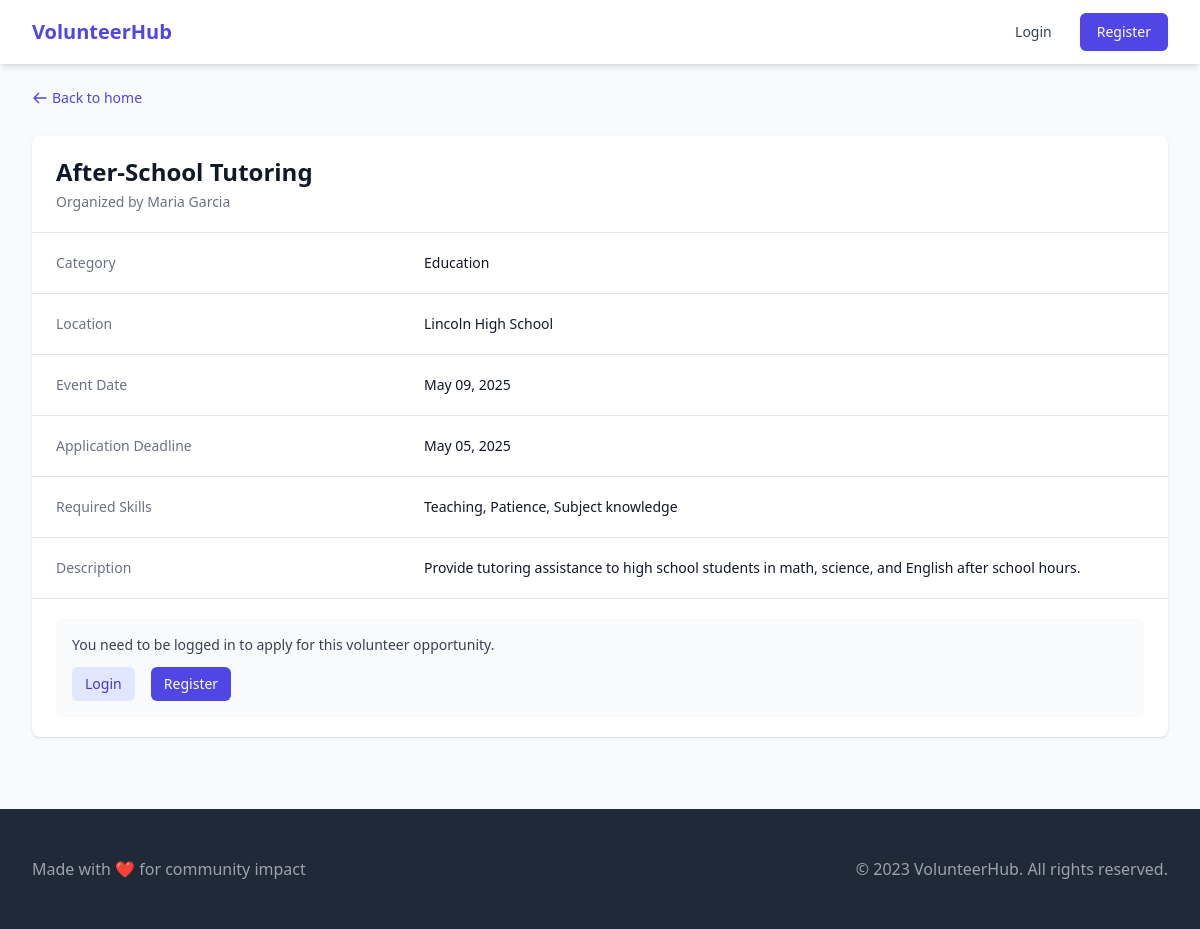
/activity.php?id=4, run on the app's committed database.
### tables this page shows
CREATE TABLE IF NOT EXISTS volunteer_activities (
    id INT AUTO_INCREMENT PRIMARY KEY,
    owner_id INT NOT NULL,
    title VARCHAR(255) NOT NULL,
    category VARCHAR(50) NOT NULL,
    location VARCHAR(255) NOT NULL,
    event_date DATE NOT NULL,
    application_deadline DATE NOT NULL,
    required_skills TEXT,
    description TEXT NOT NULL,
    is_featured TINYINT(1) DEFAULT 0,
    created_at TIMESTAMP DEFAULT CURRENT_TIMESTAMP,
    FOREIGN KEY (owner_id) REFERENCES owners(owner_id) ON DELETE CASCADE
);

CREATE TABLE IF NOT EXISTS owners (
    owner_id INT AUTO_INCREMENT PRIMARY KEY,
    name VARCHAR(100) NOT NULL,
    email VARCHAR(100) NOT NULL UNIQUE,
    password VARCHAR(255) NOT NULL,
    organization_name VARCHAR(255),
    organization_description TEXT,
    website VARCHAR(255),
    created_at TIMESTAMP DEFAULT CURRENT_TIMESTAMP
);

### public/activity.php (the view, shortened to what this page needs)
<?php
include_once '../config/database.php';
$activity_id = isset($_GET['id']) ? intval($_GET['id']) : 0;
$stmt = $conn->prepare("SELECT va.*, o.name as owner_name
                       FROM volunteer_activities va
                       JOIN owners o ON va.owner_id = o.owner_id
                       WHERE va.id = ?");
$stmt->bind_param("i", $activity_id);
$stmt->execute();
$result = $stmt->get_result();
$activity = $result->fetch_assoc();
?>
<!DOCTYPE html>
<html lang="en">
<head>
    <script src="https://cdn.tailwindcss.com"></script>
</head>
<body class="bg-gray-50">
    <nav class="bg-white shadow-md">
        <div class="max-w-7xl mx-auto px-4 sm:px-6 lg:px-8">
            <div class="flex justify-between h-16">
                <div class="flex">
                    <div class="flex-shrink-0 flex items-center">
                        <a href="index.php" class="text-xl font-bold text-indigo-600">VolunteerHub</a>
                    </div>
                </div>
                <div class="flex items-center">
                    <?php if(isset($_SESSION['user_id'])): ?>
                        <a href="../dashboard/user" class="text-gray-700 hover:text-indigo-600 px-3 py-2 rounded-md text-sm font-medium">Dashboard</a>
                        <a href="../auth/logout.php" class="ml-4 px-4 py-2 border border-transparent rounded-md shadow-sm text-sm font-medium text-white bg-indigo-600 hover:bg-indigo-700">Logout</a>
                    <?php else: ?>
                        <a href="../auth/login.php" class="text-gray-700 hover:text-indigo-600 px-3 py-2 rounded-md text-sm font-medium">Login</a>
                        <a href="../auth/register.php" class="ml-4 px-4 py-2 border border-transparent rounded-md shadow-sm text-sm font-medium text-white bg-indigo-600 hover:bg-indigo-700">Register</a>
                    <?php endif; ?>
                </div>
            </div>
        </div>
    </nav>
    <main class="max-w-7xl mx-auto py-6 px-4 sm:px-6 lg:px-8">
        <div class="mb-6">
            <a href="index.php" class="inline-flex items-center text-sm text-indigo-600 hover:text-indigo-500">
                <svg xmlns="http://www.w3.org/2000/svg" class="h-4 w-4 mr-1" fill="none" viewBox="0 0 24 24" stroke="currentColor">
                    <path stroke-linecap="round" stroke-linejoin="round" stroke-width="2" d="M10 19l-7-7m0 0l7-7m-7 7h18" />
                </svg>
                Back to home
            </a>
        </div>
        <div class="bg-white shadow overflow-hidden sm:rounded-lg">
            <div class="px-4 py-5 sm:px-6">
                <h2 class="text-2xl font-bold text-gray-900"><?php echo htmlspecialchars($activity['title']); ?></h2>
                <p class="mt-1 max-w-2xl text-sm text-gray-500">
                    Organized by <?php echo htmlspecialchars($activity['owner_name']); ?>
                </p>
            </div>
            <div class="border-t border-gray-200 px-4 py-5 sm:p-0">
                <dl class="sm:divide-y sm:divide-gray-200">
                    <div class="py-4 sm:py-5 sm:grid sm:grid-cols-3 sm:gap-4 sm:px-6">
                        <dt class="text-sm font-medium text-gray-500">Category</dt>
                        <dd class="mt-1 text-sm text-gray-900 sm:mt-0 sm:col-span-2"><?php echo htmlspecialchars($activity['category']); ?></dd>
                    </div>
                    <div class="py-4 sm:py-5 sm:grid sm:grid-cols-3 sm:gap-4 sm:px-6">
                        <dt class="text-sm font-medium text-gray-500">Location</dt>
                        <dd class="mt-1 text-sm text-gray-900 sm:mt-0 sm:col-span-2"><?php echo htmlspecialchars($activity['location']); ?></dd>
                    </div>
                    <div class="py-4 sm:py-5 sm:grid sm:grid-cols-3 sm:gap-4 sm:px-6">
                        <dt class="text-sm font-medium text-gray-500">Event Date</dt>
                        <dd class="mt-1 text-sm text-gray-900 sm:mt-0 sm:col-span-2">
                            <?php echo date('F d, Y', strtotime($activity['event_date'])); ?>
                        </dd>
                    </div>
                    <div class="py-4 sm:py-5 sm:grid sm:grid-cols-3 sm:gap-4 sm:px-6">
                        <dt class="text-sm font-medium text-gray-500">Application Deadline</dt>
                        <dd class="mt-1 text-sm text-gray-900 sm:mt-0 sm:col-span-2">
                            <?php echo date('F d, Y', strtotime($activity['application_deadline'])); ?>
                        </dd>
                    </div>
                    <div class="py-4 sm:py-5 sm:grid sm:grid-cols-3 sm:gap-4 sm:px-6">
                        <dt class="text-sm font-medium text-gray-500">Required Skills</dt>
                        <dd class="mt-1 text-sm text-gray-900 sm:mt-0 sm:col-span-2">
                            <?php echo !empty($activity['required_skills']) ? htmlspecialchars($activity['required_skills']) : 'No specific skills required'; ?>
                        </dd>
                    </div>
                    <div class="py-4 sm:py-5 sm:grid sm:grid-cols-3 sm:gap-4 sm:px-6">
                        <dt class="text-sm font-medium text-gray-500">Description</dt>
                        <dd class="mt-1 text-sm text-gray-900 sm:mt-0 sm:col-span-2">
                            <p><?php echo nl2br(htmlspecialchars($activity['description'])); ?></p>
                        </dd>
                    </div>
                </dl>
            </div>
            <div class="border-t border-gray-200 px-4 py-5 sm:px-6">
                <?php if(isset($_SESSION['user_id'])): ?>
                    <a href="../dashboard/user/view_activity.php?id=<?php echo $activity_id; ?>" class="inline-flex items-center px-4 py-2 border border-transparent text-sm font-medium rounded-md shadow-sm text-white bg-indigo-600 hover:bg-indigo-700">
                        Apply Now
                    </a>
                <?php else: ?>
                    <div class="bg-gray-50 p-4 rounded-md">
                        <p class="text-sm text-gray-700">You need to be logged in to apply for this volunteer opportunity.</p>
                        <div class="mt-3">
                            <a href="../auth/login.php" class="inline-flex items-center px-3 py-2 border border-transparent text-sm leading-4 font-medium rounded-md text-indigo-700 bg-indigo-100 hover:bg-indigo-200">
                                Login
                            </a>
                            <a href="../auth/register.php" class="ml-3 inline-flex items-center px-3 py-2 border border-transparent text-sm leading-4 font-medium rounded-md text-white bg-indigo-600 hover:bg-indigo-700">
                                Register
                            </a>
                        </div>
                    </div>
                <?php endif; ?>
            </div>
        </div>
    </main>
    <footer class="bg-gray-800 mt-12">
        <div class="max-w-7xl mx-auto py-12 px-4 sm:px-6 lg:px-8">
            <div class="md:flex md:items-center md:justify-between">
                <div class="flex justify-center md:order-2">
                    <p class="text-center text-gray-400">&copy; 2023 VolunteerHub. All rights reserved.</p>
                </div>
                <div class="mt-8 md:mt-0 md:order-1">
                    <p class="text-center text-base text-gray-400">Made with ❤️ for community impact</p>
                </div>
            </div>
        </div>
    </footer>
</body>
</html>

### data on the page
volunteer_activities: title "After-School Tutoring", owner.name "Maria Garcia", category "Education", location "Lincoln High School", event_date "May 09, 2025", application_deadline "May 05, 2025", required_skills "Teaching, Patience, Subject knowledge", description "Provide tutoring assistance to high school students in math, science, and English after school hours."
